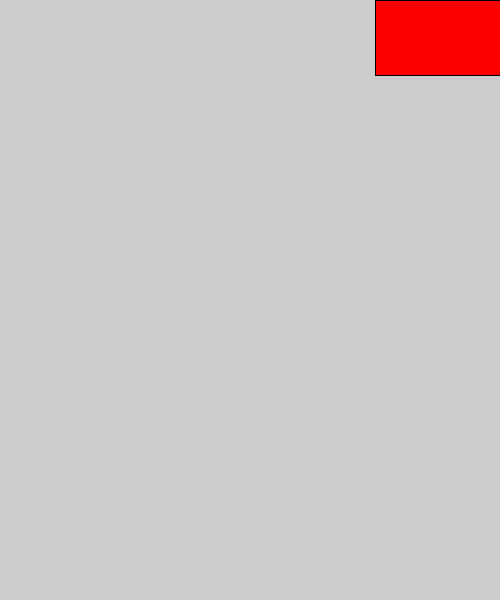
Frame 1 (no input)
Frame 60 (the mouse pressed at the canvas centre just before this capture): identical to frame 1, image omitted
Frame 120 (the mouse held since frame 60 and released just before this capture): identical to frame 1, image omitted

The Processing sketch that drew this single still picture (run headless with seeded random() and noise(); from frame 60 on, the mouse is pressed at the canvas centre):

// Processing sketch: QuitButton
// ── QuitButton.pde
// Global Variables //<>//
color red = #FC0000;
color purple = #BD02C1;
color regularButton = red;
color hoverOverButton = purple;

void setup() {
  size(500, 600);
}



void draw() {
  println ("mousex:", mouseX, "\tMouseY:", mouseY);

  if (mouseX>width*3/4 && mouseX<width && mouseY>0 && mouseY<height*1/8) {//Hover over
    fill(hoverOverButton);
    rect(width*3/4, height*0/8, width*3/4, height*1/8);
  } else {
    fill(regularButton);
    rect(width*3/4, height*0/8, width*3/4, height*1/8);
  }
}


//Listener
void mouseClicked() {
  if (mouseX>width*3/4 && mouseX<width && mouseY>0 && mouseY<height*1/8) {
    exit();
  }
} //End mouseClicked
